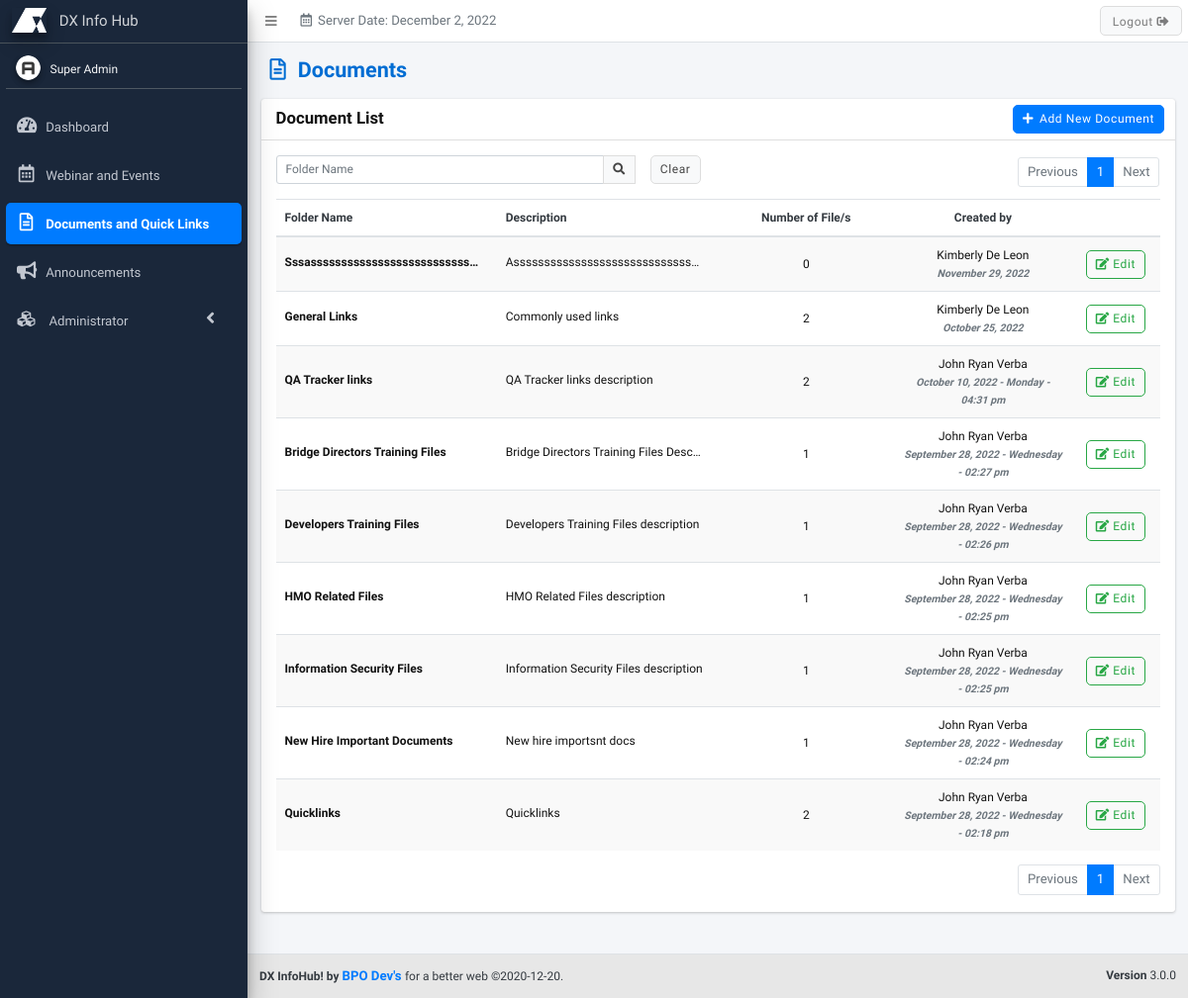
The page /pages/documents/index.php (signed in) on the database its author committed.
### tables this page shows
CREATE TABLE `documents` (
  `id` int(255) UNSIGNED NOT NULL,
  `user_id` int(255) NOT NULL DEFAULT 0,
  `document_name` varchar(255) NOT NULL DEFAULT '',
  `document_description` varchar(255) NOT NULL DEFAULT '',
  `date_created` varchar(255) NOT NULL DEFAULT '',
  `date_edited` varchar(255) NOT NULL DEFAULT '',
  `document_status` int(1) NOT NULL DEFAULT 0,
  `temp_del` int(1) NOT NULL DEFAULT 0,
  `timestamp` timestamp NOT NULL DEFAULT current_timestamp() ON UPDATE current_timestamp()
);

CREATE TABLE `users` (
  `user_id` bigint(20) NOT NULL,
  `user_employee_id` varchar(50) NOT NULL DEFAULT '',
  `user_email` varchar(100) NOT NULL DEFAULT '',
  `user_password` varchar(200) NOT NULL DEFAULT '',
  `user_firstname` varchar(100) NOT NULL DEFAULT '',
  `user_middlename` varchar(100) NOT NULL DEFAULT '',
  `user_lastname` varchar(100) NOT NULL DEFAULT '',
  `user_nickname` varchar(50) NOT NULL DEFAULT '',
  `user_photo` varchar(100) NOT NULL DEFAULT '',
  `role_ids` varchar(1000) NOT NULL DEFAULT ',',
  `permissions` varchar(1000) NOT NULL DEFAULT ',',
  `user_position` int(11) NOT NULL DEFAULT 0,
  `user_gender` varchar(100) NOT NULL,
  `user_mobile` varchar(50) NOT NULL DEFAULT '',
  `team_id` bigint(20) NOT NULL DEFAULT 0,
  `user_hiredate` int(11) NOT NULL DEFAULT 0,
  `user_enddate` int(11) NOT NULL DEFAULT 0,
  `user_mantra_in_life` varchar(300) NOT NULL,
  `user_skills` varchar(300) NOT NULL,
  `starting_date` int(11) NOT NULL DEFAULT 0,
  `data_per_page` int(11) NOT NULL DEFAULT 20,
  `user_last_login` int(11) NOT NULL DEFAULT 0,
  `user_log_attempts` int(11) DEFAULT NULL,
  `lockout_timestamp` datetime DEFAULT NULL,
  `user_status` float NOT NULL DEFAULT 0,
  `temp_del` int(11) NOT NULL DEFAULT 0,
  `user_certificate` varchar(255) DEFAULT NULL
);

### includes/functions.php (called while the page is built, shortened)
<?php
function renderLang($lang_arr) {
	if(isset($lang_arr[$GLOBALS['default_lang_idx']])) {
		if($lang_arr[$GLOBALS['default_lang_idx']] != '') {
			$return = $lang_arr[$GLOBALS['default_lang_idx']];
		} else {
			$return = $lang_arr[0];
		}
	} else {
		$return = $lang_arr[0];
	}
	return $return;
}
function checkSession() {
	$r = 0;
	if(isset($_SESSION['sys_id'])) {
		$r = 1;
	}
	return $r;
}
function checkPermission($permission) {
	$r = 0;
	if(in_array($permission,$_SESSION['sys_permissions'])) {
		$r = 1;
	}
	return $r;
}
function encryptID($id,$module = '') {
	return processIDEncryption($id,'encrypt',$module);
}
function processIDEncryption($id,$action,$module) {
	$charBank_arr = array('_q','i','_B','l','_a','M','f','u','_g','O','h','9','V','W','F','s','6','K','P','_b','8','_r','X','3','Y','2','N','d','q','_S','j','_L','_R','p','Z','E','5','e','x','A','_k','_I','g','_Q','_G','J','G','_j','_J','b','_c','o','_E','_p','m','1','_i','_K','_o','B','I','S','_l','_H','0','_n','Q','y','_D','a','H','n','L','_C','D','t','k','_P','R','_e','_s','_M','z','_d','c','_A','_m','w','v','_h','_N','U','_O','T','C','7','_F','r','_f','4');
	$output = '';
	if($action == 'encrypt') {
		$epoch_time = substr(time() * rand(1,100),0,10);
		$dynamic_val = '';
		$dynamic_val .= $charBank_arr[($epoch_time[0].$epoch_time[1])*1];
		$dynamic_val .= $charBank_arr[($epoch_time[2].$epoch_time[3])*1];
		$dynamic_val .= $charBank_arr[($epoch_time[4].$epoch_time[5])*1];
		$dynamic_val .= $charBank_arr[($epoch_time[6].$epoch_time[7])*1];
		$dynamic_val .= $charBank_arr[($epoch_time[8].$epoch_time[9])*1];
		$secret_key = $dynamic_val;
	}
	$encrypt_method = "AES-256-CBC";
	$key = hash('sha256',$secret_key);
	if($module == '') {
		$module = $GLOBALS['page'];
	}
	$iv = substr(hash('sha256',$module),0,16);
	if($action == 'encrypt') {
		$output = base64_encode(openssl_encrypt($id,$encrypt_method,$key,0,$iv)).$dynamic_val;
	} else {
		$id = str_replace($secret_key,'',$id);
		$output = openssl_decrypt(base64_decode($id),$encrypt_method,$key,0,$iv);
	}
	return $output;
}
function getTable($sql_table) {
	$r = array();
	$sql = $GLOBALS['pdo']->prepare("SELECT * FROM ".$sql_table);
	$sql->execute();
	while($data = $sql->fetch(PDO::FETCH_ASSOC)) {
		array_push($r,$data);
	}
	return $r;
}
?>

### includes/lang/documents.php (called while the page is built, shortened)
<?php
$documents = array(
	'Documents',
	''
);
$document_list = array(
	'Document List',
	''
);
$document_edit = array(
	'Edit Document',
	''
);
$document_name_label = array(
	'Folder Name',
	''
);
$document_description_label = array(
	'Description',
	''
);
$document_file_count = array(
	'Number of File/s',
	''
);
$created_by = array(
	'Created by',
	''
);
$document_add_document = array(
	'Add New Document'
);
?>

### includes/common/set-search.php (called while the page is built, shortened)
<?php
$where = '';
if(isset($keywords_arr)) {
	foreach($keywords_arr as $keyword) {
		$keyword = str_replace("'","''",$keyword);
		if($where == '') {
			foreach($fields_arr as $field) {
				if($where == '') {
					$where .= " WHERE ".$field." LIKE '%".$keyword."%' AND temp_del = 0";
				} else {
					$where .= " OR ".$field." LIKE '%".$keyword."%' AND temp_del = 0";
				}
			}
		} else {
			foreach($fields_arr as $field) {
				$where .= " OR ".$field." LIKE '%".$keyword."%' AND temp_del = 0";
			}
		}
	}
} else {
	if($where == '' && $page != 'system-log') {
		 $where = " WHERE temp_del=0";
	}
}
?>

### includes/common/set-pagination.php (called while the page is built, shortened)
<?php
$numrows = 10;
$page_ctr = 1;
$sql_start = abs($numrows * ((int)$page_ctr-1));
?>

### includes/lang/webinar-events.php (called while the page is built, shortened)
<?php
$edit = array(
	'Edit',
	''
);
?>

### pages/documents/index.php (the view, shortened to what this page needs)
<?php
require($_SERVER['DOCUMENT_ROOT'].'/includes/config.php');
if(checkSession()) {
	if(checkPermission('documents')) {
		$page = 'documents';
		$fields_arr = array('document_name');
		require($_SERVER['DOCUMENT_ROOT'].'/includes/common/set-search.php');
		require($_SERVER['DOCUMENT_ROOT'].'/includes/common/set-pagination.php');
		$users_arr = getTable('users');
?>
<!DOCTYPE html>
<html>
<head>
	<link href="/assets/css/documents.css" rel="stylesheet" />
	<?php require($_SERVER['DOCUMENT_ROOT'].'/includes/common/links.php'); ?>
</head>
<body class="hold-transition sidebar-mini layout-fixed">
	<div class="wrapper">
		<?php
		require($_SERVER['DOCUMENT_ROOT'].'/includes/common/child-header.php');
		require($_SERVER['DOCUMENT_ROOT'].'/includes/common/child-sidebar.php');
		?>
		<div class="content-wrapper">
			<section class="content-header">
				<div class="container-fluid">
					<div class="row mb-2">
						<div class="col-sm-6">
							<h1><i class="far fa-file-alt mr-3"></i><?php echo renderLang($documents); ?></h1>
						</div>
					</div>
				</div>
			</section>
			<section class="content">
				<div class="container-fluid">
					<div class="card">
						<div class="card-header">
							<h3 class="card-title"><?php echo renderLang($document_list); ?></h3>
							<div class="card-tools">
								<button type="button" class="btn btn-primary mr-1" data-toggle="modal" data-target="#add_document_modal">
									<i class="fa fa-plus mr-2"></i><?php echo renderLang($document_add_document); ?>
								</button>
							</div>
						</div>
						<div class="card-body">
							<?php require($_SERVER['DOCUMENT_ROOT'].'/includes/common/search-and-pagination.php'); ?>
							<div class="table-responsive">
								<table id="table-data" class="table table-striped table-hover">
									<thead>
										<tr class="text-dark">
											<th style="width: 25%"><?php echo renderLang($document_name_label); ?></th>
											<th style="width: 25%"><?php echo renderLang($document_description_label); ?></th>
											<th class="text-center" style="width: 20%"><?php echo renderLang($document_file_count); ?></th>
											<th class="text-center" style="width: 20%"><?php echo renderLang($created_by); ?></th>
											<th style="width: 10%"></th>
										</tr>
									</thead>
									<tbody>
										<?php
											$sql = $pdo->prepare("SELECT * FROM documents ".$where." ORDER BY id DESC LIMIT ".$sql_start.",".$numrows);
											$sql->execute();
											while($data = $sql->fetch(PDO::FETCH_ASSOC)) {
											$document_id = encryptID($data['id']);
												$count =  $pdo->prepare("SELECT * FROM `files` WHERE `document_id` = ".$data['id']);
												$count->execute();
												$total_data_count = $count->rowCount();
											?>
											<tr>
												<td class="align-middle">
													<span class="font-weight-bold d-inline-block text-truncate" style="max-width: 200px;"><?php echo $data['document_name'] ?></span>
												</td>
												<td class="align-middle">
													<span class="d-inline-block text-truncate" style="max-width: 200px;"><?php echo $data['document_description'] ?></span>
												</td>
												<td class="align-middle text-center"><?php echo $total_data_count ?></td>
												<td class="align-middle text-center">
													<?php
													foreach($users_arr as $user) {
														if($user['user_id'] == $data['user_id']) {
															echo $user['user_firstname'].' '.$user['user_lastname'];
															break;
														}
													}
												 	?>
												<br><em class="text-secondary font-weight-bold text-sm"><?php echo $data['date_created'] ?></em></td>
												<td class="align-middle text-center">
													<?php
													if(checkPermission('document-edit')) {
														echo '<a href="/edit-document/'.$document_id.'" class="btn btn-outline-success btn-s" title="'.renderLang($document_edit).'"><i class="fas fa-edit"></i> '.renderLang($edit).' </a>';
													}
													?>
												</td>
											</tr>
										<?php } ?>
									</tbody>
								</table>
							</div>
							<?php require($_SERVER['DOCUMENT_ROOT'].'/includes/common/pagination-bottom.php'); ?>
						</div>
					</div>
				</div>
			</section>
		</div>
		<?php require($_SERVER['DOCUMENT_ROOT'].'/includes/common/child-footer.php'); ?>
	</div>
</body>
</html>
<?php
	} else {
		$_SESSION['sys_permission_err'] = renderLang($permission_message_1);
		header('location: /dashboard');
	}
} else {
	$_SESSION['sys_login_err'] = renderLang($login_msg_err_4);
	header('location: /login');
}
?>

### assets/css/common.css (style rules this page uses)
html { font-size: 12px; }
.content-wrapper { padding-bottom: 2.5rem; }
.card-header > .card-tools { margin-top: -.25rem; margin-bottom: -.25rem; }
.card-title { font-size: 1.4rem; }
.content-header { padding: 15px 15px 10px; }
.table-striped tbody tr:nth-of-type(odd) { background: rgba(0,0,0,0.025); }

### assets/css/style.css (style rules this page uses)
:root { --blue: #006DD3; --gray: #E7E7E7; --dark-gray: #606060; --white: #fff; --black: #121212; }
body p, a { font-size: 1.1rem; }
.btn { border-radius: 5px; letter-spacing: 0.05rem; }
.btn .fa { margin-right: 10px; }
@media (min-width: 1200px) { .h1, .h2, .h3, .h4, .h5, .h6, h1, h2, h3, h4, h5, h6 { font-weight: bold !important; text-transform: none; } }
@media (min-width: 1200px) { body { font-family: 'Inter Tight', sans-serif; color: var(--black); height: 100%; font-size: 1rem; } }
@media (min-width: 1200px) { * { box-sizing: border-box; } }
@media (min-width: 1200px) { [class*="col-"] { float: left; } }
@media (min-width: 1200px) { h1 { font-weight: 700; color: var(--blue);; } }
[class*="col-"] { width: 100%; }

### rows shown on the page
documents: document_name "Sssassssssssssssssssssssssssss…", document_description "Asssssssssssssssssssssssssssss…", total_data_count "0", date_created "November 29, 2022"
users: user_firstname "Kimberly", user_lastname "De Leon"
documents: document_name "General Links", document_description "Commonly used links", total_data_count "2", date_created "October 25, 2022"
documents: document_name "QA Tracker links", document_description "QA Tracker links description", total_data_count "2", date_created "October 10, 2022 - Monday - 04:31 pm"
users: user_firstname "John Ryan", user_lastname "Verba"
documents: document_name "Bridge Directors Training Files", document_description "Bridge Directors Training Files Desc…", total_data_count "1", date_created "September 28, 2022 - Wednesday - 02:27 pm"
documents: document_name "Developers Training Files", document_description "Developers Training Files description", total_data_count "1", date_created "September 28, 2022 - Wednesday - 02:26 pm"
documents: document_name "HMO Related Files", document_description "HMO Related Files description", total_data_count "1", date_created "September 28, 2022 - Wednesday - 02:25 pm"
documents: document_name "Information Security Files", document_description "Information Security Files description", total_data_count "1", date_created "September 28, 2022 - Wednesday - 02:25 pm"
documents: document_name "New Hire Important Documents", document_description "New hire importsnt docs", total_data_count "1", date_created "September 28, 2022 - Wednesday - 02:24 pm"
documents: document_name "Quicklinks", document_description "Quicklinks", total_data_count "2", date_created "September 28, 2022 - Wednesday - 02:18 pm"

### other values the page prints
renderLang($header_server_date) "Server Date:"
$_SESSION['sys_fullname'] "Super Admin"
renderLang($documents) "Documents"
renderLang($document_list) "Document List"
renderLang($document_add_document) "Add New Document"
renderLang($btn_clear) "Clear"
renderLang($btn_previous) "Previous"
renderLang($btn_next) "Next"
renderLang($document_name_label) "Folder Name"
renderLang($document_description_label) "Description"
renderLang($document_file_count) "Number of File/s"
renderLang($created_by) "Created by"
renderLang($sitename) "DX InfoHub!"
